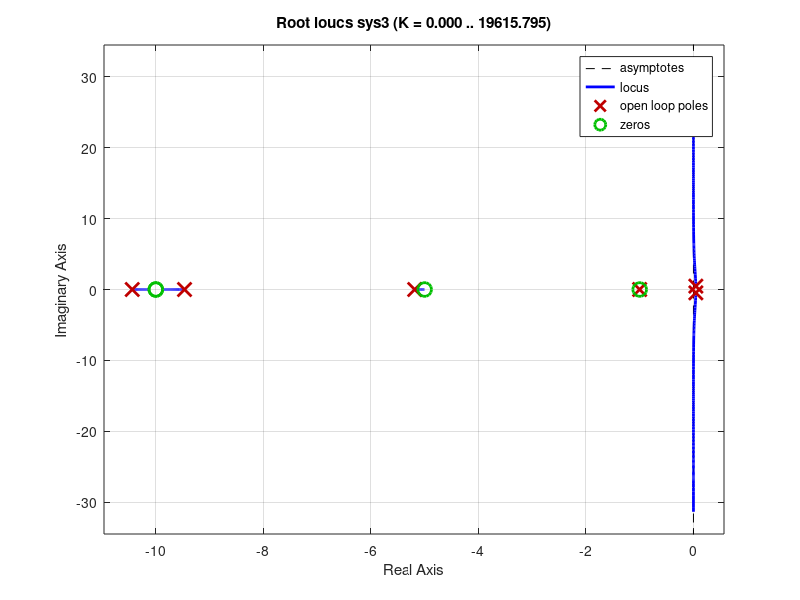

Reproduce this figure in MATLAB.
clc;
close all;
clear all;
ngp=[0.1];
dgp=[1,1,0];
gp=tf(ngp,dgp);
nh=[100];
dh=[1,20,100];
h=tf(nh,dh)
s2=[1,0,0];
s3=tf(1,s2);
nga=[10];
dga=[1,5];
ga=tf(nga,dga);
%system 3
e=series(ga,h);
nadd=[1,1]
dadd=[1,0]
add=tf(nadd,dadd)
f=series(gp,.5*add)
sys3=feedback(f,2.2865*e)
rlocus(sys3)
%step(sys3)

